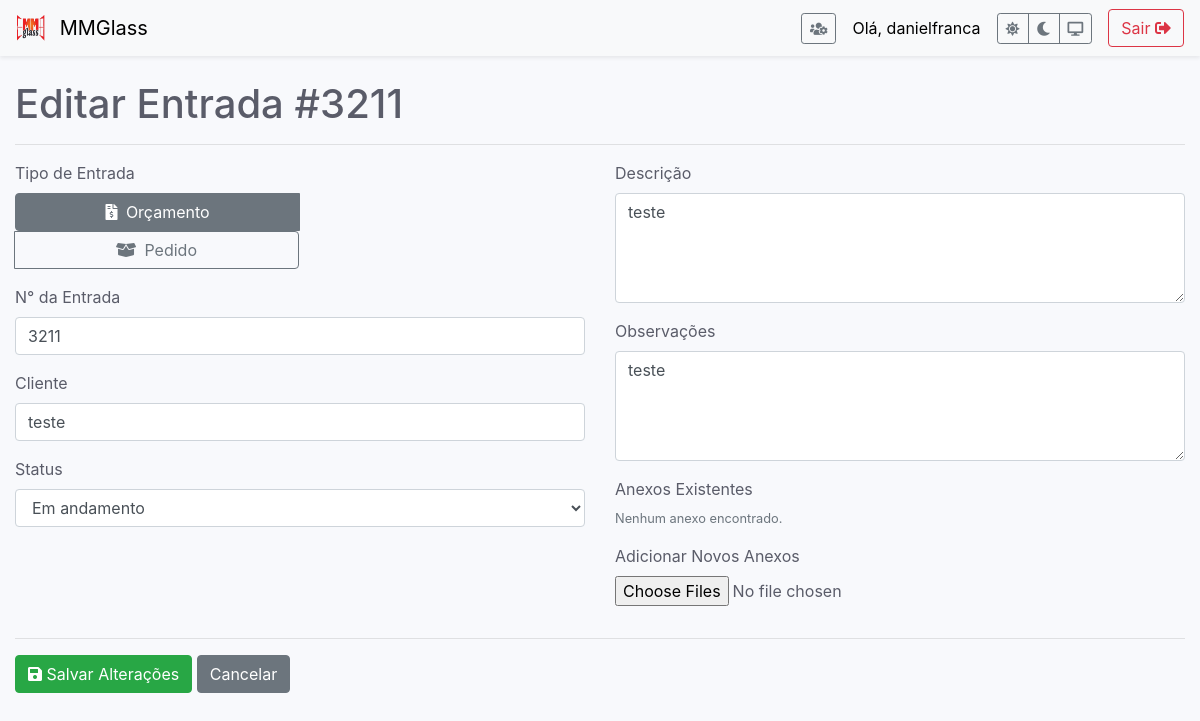
Screenshot of /editar/1 (signed in) with the database file from the repository.
### app.py (models this page shows)
class User(db.Model, UserMixin):
    id = db.Column(db.Integer, primary_key=True)
    username = db.Column(db.String(150), unique=True, nullable=False)
    password_hash = db.Column(db.String(150), nullable=False)
    is_admin = db.Column(db.Boolean, default=False, nullable=False)

class Entrada(db.Model):
    id = db.Column(db.Integer, primary_key=True)
    tipo = db.Column(db.String(50), nullable=False)
    numero_pedido = db.Column(db.Integer, unique=True, nullable=False)
    data_registro = db.Column(db.DateTime, nullable=False, default=datetime.utcnow)
    cliente = db.Column(db.String(100), nullable=False)
    status = db.Column(db.String(50), nullable=False, default='Não iniciado')
    descricao = db.Column(db.Text, nullable=False)
    observacoes = db.Column(db.Text, nullable=True)
    arquivado = db.Column(db.Boolean, default=False, nullable=False)
    anexos = db.relationship('Anexo', backref='entrada', lazy=True, cascade="all, delete-orphan")

### app.py (the view, shortened to what this page needs)
@app.route('/editar/<int:id>', methods=['GET', 'POST'])
@login_required
def editar_entrada(id):
    entrada = Entrada.query.get_or_404(id)
    return render_template('editar_entrada.html', entrada=entrada)

### app.py (called while the page is built)
@login_manager.user_loader
def load_user(user_id):
    return User.query.get(int(user_id))

### templates/editar_entrada.html (shortened to what this page needs)
{% extends 'base.html' %}
{% block content %}
    <h1>Editar Entrada #{{ entrada.numero_pedido }}</h1>
    <hr>
    <form method="post" enctype="multipart/form-data">
        <div class="row">
            <div class="col-md-6">
                <div class="form-group">
                    <label>Tipo de Entrada</label>
                    <div class="btn-group btn-group-toggle d-block" data-toggle="buttons">
                        <label class="btn btn-outline-secondary w-50 {% if entrada.tipo == 'Orçamento' %}active{% endif %}">
                            <input type="radio" name="tipo" value="Orçamento" required {% if entrada.tipo == 'Orçamento' %}checked{% endif %}> <i class="fas fa-file-invoice-dollar mr-1"></i> Orçamento
                        </label>
                        <label class="btn btn-outline-secondary w-50 {% if entrada.tipo == 'Pedido' %}active{% endif %}">
                            <input type="radio" name="tipo" value="Pedido" {% if entrada.tipo == 'Pedido' %}checked{% endif %}> <i class="fas fa-box-open mr-1"></i> Pedido
                        </label>
                    </div>
                </div>
                <div class="form-group">
                    <label for="numero_pedido">N° da Entrada</label>
                    <input type="text" name="numero_pedido" id="numero_pedido" class="form-control" value="{{ entrada.numero_pedido }}" required>
                </div>
                <div class="form-group">
                    <label for="cliente">Cliente</label>
                    <input type="text" name="cliente" id="cliente" class="form-control" value="{{ entrada.cliente }}" required>
                </div>
                <div class="form-group">
                    <label for="status">Status</label>
                    <select name="status" id="status" class="form-control">
                        <option value="Em andamento" {% if entrada.status == 'Em andamento' %}selected{% endif %}>Em andamento</option>
                    </select>
                </div>
            </div>
            <div class="col-md-6">
                <div class="form-group">
                    <label for="descricao">Descrição</label>
                    <textarea name="descricao" id="descricao" class="form-control" required rows="4">{{ entrada.descricao }}</textarea>
                </div>
                <div class="form-group">
                    <label for="observacoes">Observações</label>
                    <textarea name="observacoes" id="observacoes" class="form-control" rows="4">{{ entrada.observacoes or '' }}</textarea>
                </div>
                <div class="form-group">
                    <label>Anexos Existentes</label>
                    {% if entrada.anexos %}
                        <ul class="list-group mb-3">
                        {% for anexo in entrada.anexos %}
                            <li class="list-group-item d-flex justify-content-between align-items-center">
                                <a href="{{ url_for('uploaded_file', filename=anexo.filename) }}" target="_blank">{{ anexo.filename }}</a>
                                <form action="{{ url_for('excluir_anexo', anexo_id=anexo.id) }}" method="POST" onsubmit="return confirm('Tem a certeza que deseja excluir este anexo?');">
                                    <button type="submit" class="btn btn-danger btn-sm"><i class="fas fa-trash-alt"></i></button>
                                </form>
                            </li>
                        {% endfor %}
                        </ul>
                    {% else %}
                        <p class="text-muted small">Nenhum anexo encontrado.</p>
                    {% endif %}
                </div>
                <div class="form-group">
                    <label for="anexos">Adicionar Novos Anexos</label>
                    <input type="file" name="anexos" id="anexos" class="form-control-file" multiple>
                </div>
            </div>
        </div>
        <hr>
        <button type="submit" class="btn btn-success"><i class="fas fa-save"></i> Salvar Alterações</button>
        <a href="{{ url_for('index') }}" class="btn btn-secondary">Cancelar</a>
    </form>
{% endblock %}

### templates/base.html (shortened to what this page needs)
<!doctype html>
<html lang="pt" data-theme="light">
<head>
    <link rel="stylesheet" href="https://stackpath.bootstrapcdn.com/bootstrap/4.5.2/css/bootstrap.min.css">
    <link rel="stylesheet" href="https://cdnjs.cloudflare.com/ajax/libs/font-awesome/5.15.4/css/all.min.css">
</head>
<body>
    <nav class="navbar navbar-light mb-4 shadow-sm">
        <a class="navbar-brand" href="{{ url_for('index') }}">
            <img src="{{ url_for('static', filename='images/logo.png') }}" width="30" height="30" class="d-inline-block align-top mr-2" alt="Logo MMGlass">
            MMGlass
        </a>
        <div class="d-flex align-items-center">
            {% if current_user.is_authenticated %}
                {% if current_user.is_admin %}
                <a href="{{ url_for('gerir_usuarios') }}" class="btn btn-outline-secondary btn-sm mr-3" title="Gerir Utilizadores">
                    <i class="fas fa-users-cog"></i>
                </a>
                {% endif %}
                <span class="navbar-text mr-3">Olá, {{ current_user.username }}</span>
                <div class="btn-group btn-group-sm mr-3" role="group">
                    <button type="button" class="btn btn-outline-secondary" id="theme-light" title="Tema Claro"><i class="fas fa-sun"></i></button>
                    <button type="button" class="btn btn-outline-secondary" id="theme-dark" title="Tema Escuro"><i class="fas fa-moon"></i></button>
                    <button type="button" class="btn btn-outline-secondary" id="theme-auto" title="Tema do Sistema"><i class="fas fa-desktop"></i></button>
                </div>
                <a href="{{ url_for('logout') }}" class="btn btn-outline-danger">Sair <i class="fas fa-sign-out-alt"></i></a>
            {% endif %}
        </div>
    </nav>
    <div class="container-fluid">
        {% block content %}{% endblock %}
    </div>
</body>
</html>

### templates/base.html (style rules this page uses)
:root { --bg-color: #f8f9fc;--text-color: #5a5c69;--card-bg: #fff;--table-bg: #fff;--border-color: #e3e6f0;--navbar-bg: #f8f9fa; --navbar-text: #000;--dropdown-hover-bg: #f8f9fa; }
body { background-color: var(--bg-color); color: var(--text-color); transition: background-color 0.2s ease, color 0.2s ease; }
.navbar { background-color: var(--navbar-bg) !important; }
.navbar-light .navbar-brand, .navbar-light .navbar-text { color: var(--navbar-text) !important; }

### rows the page displays
User: username "danielfranca"
Entrada: numero_pedido "3211", cliente "teste", status "Em andamento", descricao "teste", observacoes "teste"
